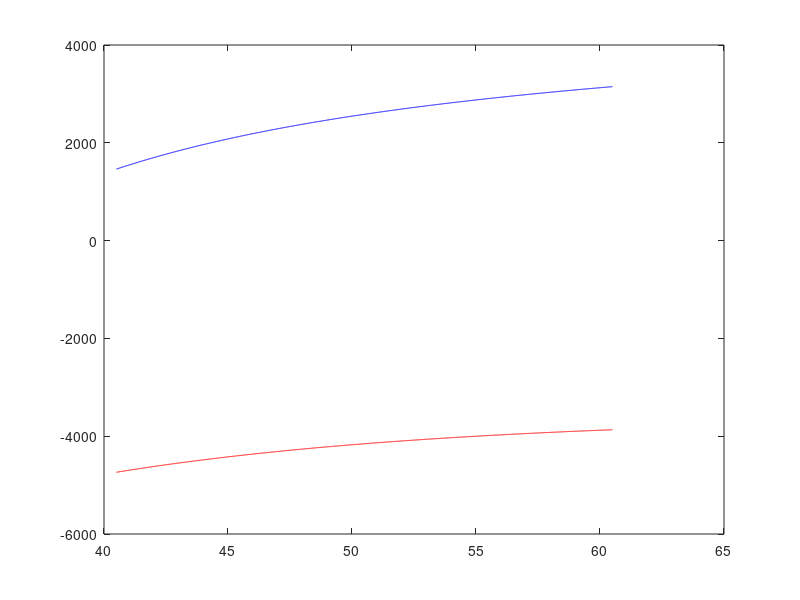

The MATLAB source for this figure:
% Grating compressor dispersion calculator

c=0.3;

D=1.48; % lines per um
lambda=0.773; %central wavelength
omega=(2*pi*c/lambda); %central angular frequency
theta1=50.5; %incident angle on first grating (degrees) original 47.8

% calculate 1st order diffraction angle:
theta2=asin(sin(theta1*pi/180)-lambda*D)*180/pi;

GVD=-2*(1/cos(theta2*pi/180)^2)*(4*pi^2*c*D^2)/omega^3*1000; % compressor GVD in fs^2/mm
TOD=2*(12*pi^2*c*D^2/omega^4)*(cos(theta2*pi/180)^-2+(sin(theta2*pi/180)*2*pi*c*D/(omega*cos(theta2*pi/180)^4)))*1000; %compressor third order dispersion in fs^3/mm

disp(['GVD: ',num2str(GVD),' fs^2/mm'])
disp(['TOD: ',num2str(TOD),' fs^3/mm'])


% angle dependence of dispersion:
thetaArray=(theta1-10):0.01:(theta1+10);
theta2Array=asin(sin(thetaArray*pi/180)-lambda*D)*180/pi;
GVDarray=-2*(1./cos(theta2Array*pi/180).^2)*(4*pi^2*c*D^2)/omega^3*1000;
TODarray=2*(12*pi^2*c*D^2/omega^4)*(cos(theta2Array*pi/180).^-2+(sin(theta2Array*pi/180)*2*pi*c*D./(omega*cos(theta2Array*pi/180).^4)))*1000;

func1=1+(GVD-GVDarray)./GVDarray;
func2=TOD./TODarray;

figure('Name','Second and third order compressor dispersions vs. incident angle')
plot(thetaArray,GVDarray,'r-',thetaArray,TODarray,'b-')


% % I don't trust that my calculations in the code below are correct, so
% % use it at your own peril
% figure('Name','red curve < blue curve in order to lower TOD of pulse')
% plot(thetaArray,func1,'r-',thetaArray,func2,'b-')
% 
% 
% % determine how to adjust grating angle and distance in order to reduce TOD
% % of pulse while also maintaining GDD = 0
% L=475; % distance between gratings (mm)
% phiTripPrime=1.08*10^5; %third order pulse dispersion that you need to get rid of (fs^3)
% DeltaL=(L*(TOD-TODarray)-phiTripPrime)./TODarray;
% DeltaL2=L*((GVD-GVDarray)./GVDarray);
% 
% figure('Name','Intersection gives angle and change in compressor distance to get rid of TOD of pulse')
% plot(thetaArray,DeltaL,thetaArray,DeltaL2)
% 
% % calculate where the two curves intersect:
% [~, index]=min(abs(DeltaL-DeltaL2));
% NewTheta=thetaArray(index);
% changeInL=mean([DeltaL(index),DeltaL2(index)]);
% 
% disp(['to eliminate ',num2str(phiTripPrime),' fs^3 of pulse dispersion,'])
% disp(['adjust grating incident angle from ',num2str(theta1),' to ',num2str(NewTheta),' degrees, and'])
% disp(['change distance between gratings by ',num2str(changeInL),' mm.'])
% disp(['GVD at new position: ',num2str(GVDarray(index)),' fs^2/mm'])
% disp(['TOD at new position: ',num2str(TODarray(index)),' fs^3/mm'])
